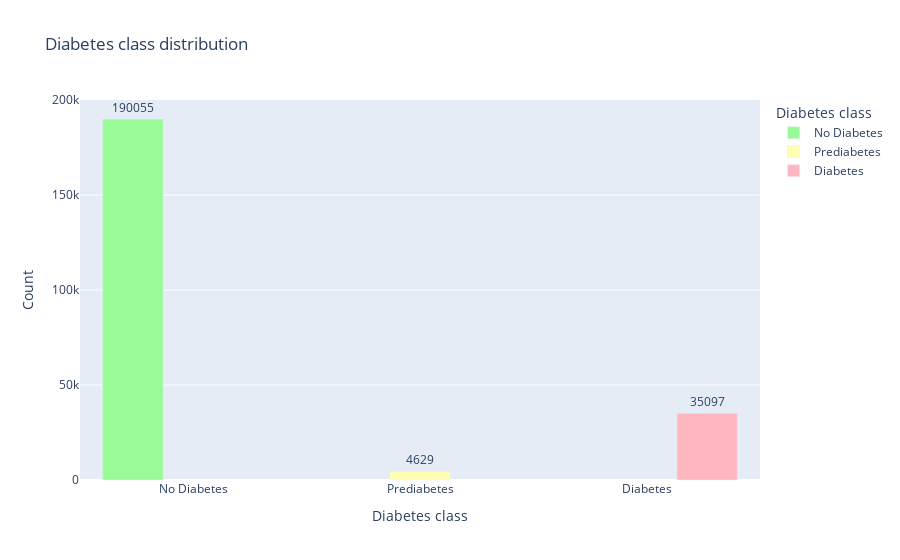

Notebook source saved alongside this figure:
### Code cell
# People without diabetes, with prediabetes and with diabetes

diabetes_class_labels = {0: 'No Diabetes', 1: 'Prediabetes', 2: 'Diabetes'}
df['Diabetes_012'] = df['Diabetes_012'].map(diabetes_class_labels)
counts = df['Diabetes_012'].value_counts().reindex(['No Diabetes', 'Prediabetes', 'Diabetes']).reset_index()
counts.columns = ['Diabetes_012', 'Count']
category_order = ['No Diabetes', 'Prediabetes', 'Diabetes']
color_discrete_map = {'No Diabetes': '#98FB98', 'Prediabetes': '#FFFFB3', 'Diabetes': '#FFB6C1'}

fig = px.bar(counts, x='Diabetes_012', y='Count', color='Diabetes_012', barmode='group',
             category_orders={'Diabetes_012': category_order},
             color_discrete_map=color_discrete_map,
             labels={'Diabetes_012': 'Diabetes class', 'Count': 'Count'},
             title='Diabetes class distribution',
             text='Count')
fig.update_traces(textposition='outside', textfont_size=12)
fig.show()

### Figure 1 — Plotly figure (JSON) as saved in the notebook; plotly's stock layout.template omitted (floating-point values rounded to 4 significant figures)
{"data": [{"alignmentgroup": "True", "hovertemplate": "Diabetes class=%{x}<br>Count=%{text}<extra></extra>", "legendgroup": "No Diabetes", "marker": {"color": "#98FB98", "pattern": {"shape": ""}}, "name": "No Diabetes", "offsetgroup": "No Diabetes", "orientation": "v", "showlegend": true, "text": [190055], "textfont": {"size": 12}, "textposition": "outside", "type": "bar", "x": ["No Diabetes"], "xaxis": "x", "y": [190055], "yaxis": "y"}, {"alignmentgroup": "True", "hovertemplate": "Diabetes class=%{x}<br>Count=%{text}<extra></extra>", "legendgroup": "Prediabetes", "marker": {"color": "#FFFFB3", "pattern": {"shape": ""}}, "name": "Prediabetes", "offsetgroup": "Prediabetes", "orientation": "v", "showlegend": true, "text": [4629], "textfont": {"size": 12}, "textposition": "outside", "type": "bar", "x": ["Prediabetes"], "xaxis": "x", "y": [4629], "yaxis": "y"}, {"alignmentgroup": "True", "hovertemplate": "Diabetes class=%{x}<br>Count=%{text}<extra></extra>", "legendgroup": "Diabetes", "marker": {"color": "#FFB6C1", "pattern": {"shape": ""}}, "name": "Diabetes", "offsetgroup": "Diabetes", "orientation": "v", "showlegend": true, "text": [35097], "textfont": {"size": 12}, "textposition": "outside", "type": "bar", "x": ["Diabetes"], "xaxis": "x", "y": [35097], "yaxis": "y"}], "layout": {"barmode": "group", "legend": {"title": {"text": "Diabetes class"}, "tracegroupgap": 0}, "title": {"text": "Diabetes class distribution"}, "xaxis": {"anchor": "y", "categoryarray": ["No Diabetes", "Prediabetes", "Diabetes"], "categoryorder": "array", "domain": [0, 1], "title": {"text": "Diabetes class"}}, "yaxis": {"anchor": "x", "domain": [0, 1], "title": {"text": "Count"}}}}
